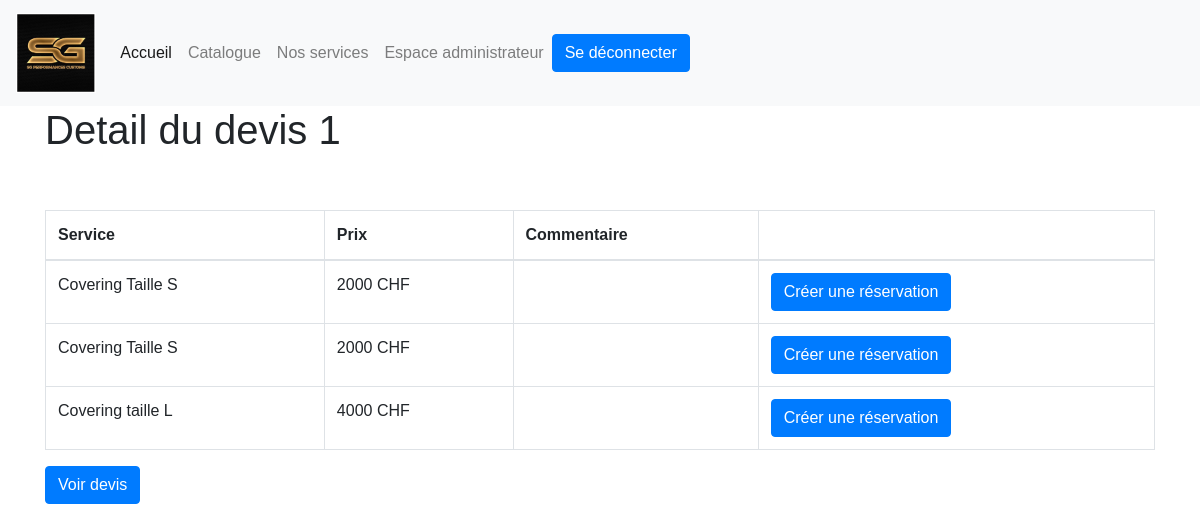
/compte/detailDevis/1 (signed in), run on the app's committed database.
### service/models.py (models this page shows, shortened)
class SGPC_DEVIS(models.Model):
    DEV_UTI = models.ForeignKey(SGPC_Utilisateur, on_delete=models.CASCADE)
    DEV_SER = models.ManyToManyField(SGPC_SERVICE, through="SGPC_ASSO_SER_DEV")
    DEV_DATE = models.DateField(auto_now_add=True)

class SGPC_ASSO_SER_DEV(models.Model):
     ASD_SER_ID = models.ForeignKey(SGPC_SERVICE, on_delete=models.CASCADE)
     ASD_DEV_ID = models.ForeignKey(SGPC_DEVIS, on_delete=models.CASCADE)
     ASD_PRIX_EFFECTIF = models.IntegerField(null=True, blank=True)
     ASD_COMMENTAIRE = models.CharField(max_length=50, null=True, blank=True)

class SGPC_SERVICE(models.Model):
    SER_NOM = models.CharField(max_length=50)
    SER_PRIX_STANDARD = models.PositiveIntegerField()
    SER_DESCRIPTION = models.CharField(max_length=100)

### compte/views.py (the view)
# urls.py: path('detailDevis/<str:pk>', views.detailDevis, name="detail_devis"),
@login_required(login_url="/login/")#inspirer de https://www.youtube.com/watch?v=eBsc65jTKvw
def detailDevis(request, pk):
    devis = SGPC_DEVIS.objects.get(id=pk) # Récupération du devis ayant le même id que le paramètre "pk"
    assos = SGPC_ASSO_SER_DEV.objects.all().filter(ASD_DEV_ID_id=pk) # Récupération des informations dans la table "ASSO_SER_DEV" qui ont le meme id que devis dans l'attribut "ASD_DEV_ID"
    reservation = SGPC_RESERVATION.objects.all().filter(Q(RES_DEV_ID_id=devis.id)) # Récupération de toutes les réservations qui ont le meme id que devis dans l'attribut "RES_DEV_ID"
    listRes = [] # Création d'une liste
    for res in reservation: #On parcourt toutes les réservations afin de stocker tous id des services présent dans les réservations.
        listRes.append(res.RES_SER_ID_id)
    context = {
        'devis': devis,
        'assos': assos,
        'reservation': reservation,
        'listRes':listRes,
    }
    return render(request, 'compte/detailDevis.html', context)

### compte/templates/compte/detailDevis.html (shortened to what this page needs)
<!DOCTYPE html>
<html lang="en">
<head>
    {% load static %}
    {% load bootstrap4 %}
    {% bootstrap_css %}
    <link rel="stylesheet" href="https://cdnjs.cloudflare.com/ajax/libs/font-awesome/4.7.0/css/font-awesome.min.css">
    <link href="{% static 'compte/css/listeProduit.css' %}" rel="stylesheet" type="text/css">
</head>
    <body>
        {% include 'nav.html' %}
    <div class="container">
    <h1>Detail du devis {{devis.id }}</h1><BR><BR>
        <div class="table-responsive-md">
           <table class="table table-bordered">
              <thead>
                <tr>
                  <th scope="col">Service</th>
                    <th scope="col">Prix</th>
                    <th scope="col">Commentaire</th>
                    <th scope="col"></th>
                </tr>
              </thead>
              <tbody>
              {% for asso in assos %}
                <tr>
                  <td>{{asso.ASD_SER_ID.SER_NOM}}</td>
                  <td>{{asso.ASD_PRIX_EFFECTIF}} CHF</td>
                  {% if asso.ASD_COMMENTAIRE == None %}
                    <td></td>
                  {% else %}
                    <td>{{ASD_COMMENTAIRE}}</td>
                  {% endif %}
                  {% if asso.ASD_SER_ID_id in listRes %}
                      {% for res in reservation %}
                            {% if res.RES_SER_ID_id == asso.ASD_SER_ID_id %}
                               <td>
                                    Ce service a déjà été réservé.
                               </td>
                            {% endif %}
                      {% endfor %}
                  {% else %}
                      <td>
                           <a href="{% url 'creerDevisReservation' devis.id asso.ASD_SER_ID_id %}"><button class="btn btn-primary">Créer une réservation</button> </a>
                      </td>
                  {% endif %}
                </tr>
              {% endfor %}
              </tbody>
            </table>
        </div>
    <a href="{% url 'devisPDF' devis.id %}"><button class="btn btn-primary">Voir devis</button> </a>
    </div>
    </body>
</html>

### compte/static/compte/css/listeProduit.css (style rules this page uses)
body, html { padding: 0; margin: 0; }
body { font-family: Calibri, sans-serif; }
a, a:hover { text-decoration: none; }

### data on the page
SGPC_DEVIS: id "1"
SGPC_ASSO_SER_DEV: ASD_SER_ID.SER_NOM "Covering Taille S", ASD_PRIX_EFFECTIF "2000", shows "Créer une réservation"
SGPC_ASSO_SER_DEV: ASD_SER_ID.SER_NOM "Covering Taille S", ASD_PRIX_EFFECTIF "2000", shows "Créer une réservation"
SGPC_ASSO_SER_DEV: ASD_SER_ID.SER_NOM "Covering taille L", ASD_PRIX_EFFECTIF "4000", shows "Créer une réservation"
